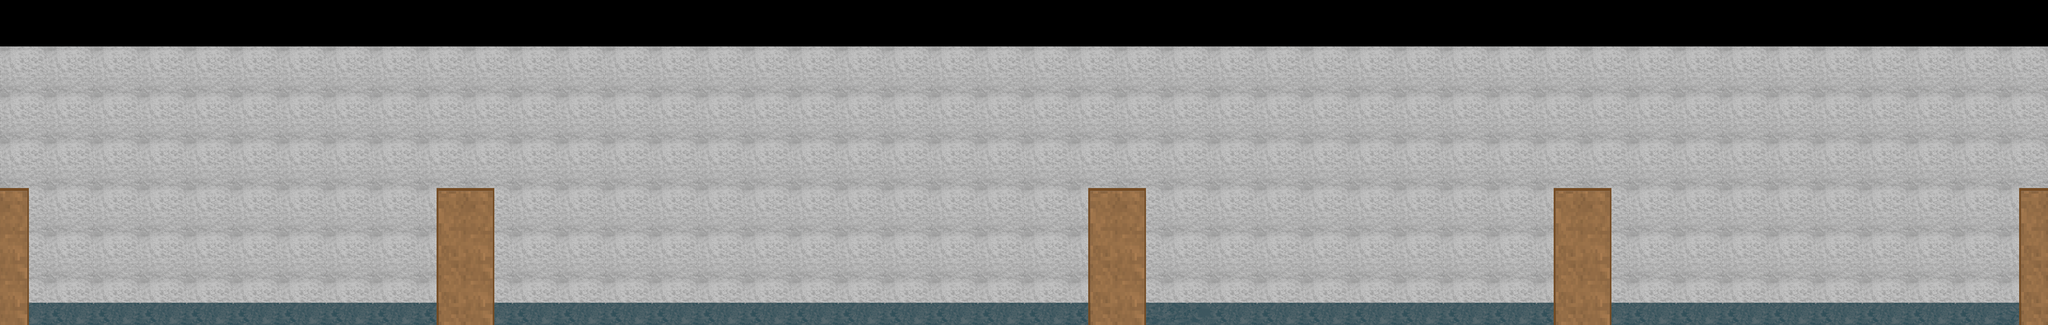

A level layout from a 2D game, rendered from its tile map. Below: a short description, then the map file with tile-grid data replaced by summaries:
An orthogonal 44x7 tile map with 100x100 px tiles, 3 tile layers (wall, floor, door) and 9 objects (recreation hall, lobby, Day Room, Office, Dr room).

<map version="1.0" orientation="orthogonal" renderorder="right-down" width="44" height="7" tilewidth="100" tileheight="100" nextobjectid="24">
 <properties>
  <property name="atlas" value="tileset.png" />
  <property name="blended tiles" value="" />
 </properties>
 <tileset firstgid="1" name="tileset" tilewidth="100" tileheight="100">
  <image source="tileset.png" width="300" height="300" />
 </tileset>
 <layer name="wall" width="44" height="7">
  <data>[308 cells, 264 non-empty, 1 distinct tile ids]</data>
 </layer>
 <layer name="floor" width="44" height="7">
  <data>[308 cells, 44 non-empty, 3 distinct tile ids]</data>
 </layer>
 <layer name="door" width="44" height="7">
  <data>[308 cells, 24 non-empty, 4 distinct tile ids]</data>
 </layer>
 <objectgroup name="structure">
  <object id="15" x="0" y="200">
   <ellipse />
  </object>
  <object id="16" x="0" y="700">
   <ellipse />
  </object>
  <object id="17" x="4400" y="700">
   <ellipse />
  </object>
  <object id="18" x="4400" y="200">
   <ellipse />
  </object>
 </objectgroup>
 <objectgroup color="#aa5500" name="Doors">
  <object id="19" name="recreation hall" x="4350" y="700">
   <ellipse />
  </object>
  <object id="20" name="lobby" x="3400" y="700">
   <ellipse />
  </object>
  <object id="21" name="Day Room" x="2400" y="700">
   <ellipse />
  </object>
  <object id="22" name="Office" x="1000" y="700">
   <ellipse />
  </object>
  <object id="23" name="Dr room" x="50" y="700">
   <ellipse />
  </object>
 </objectgroup>
</map>